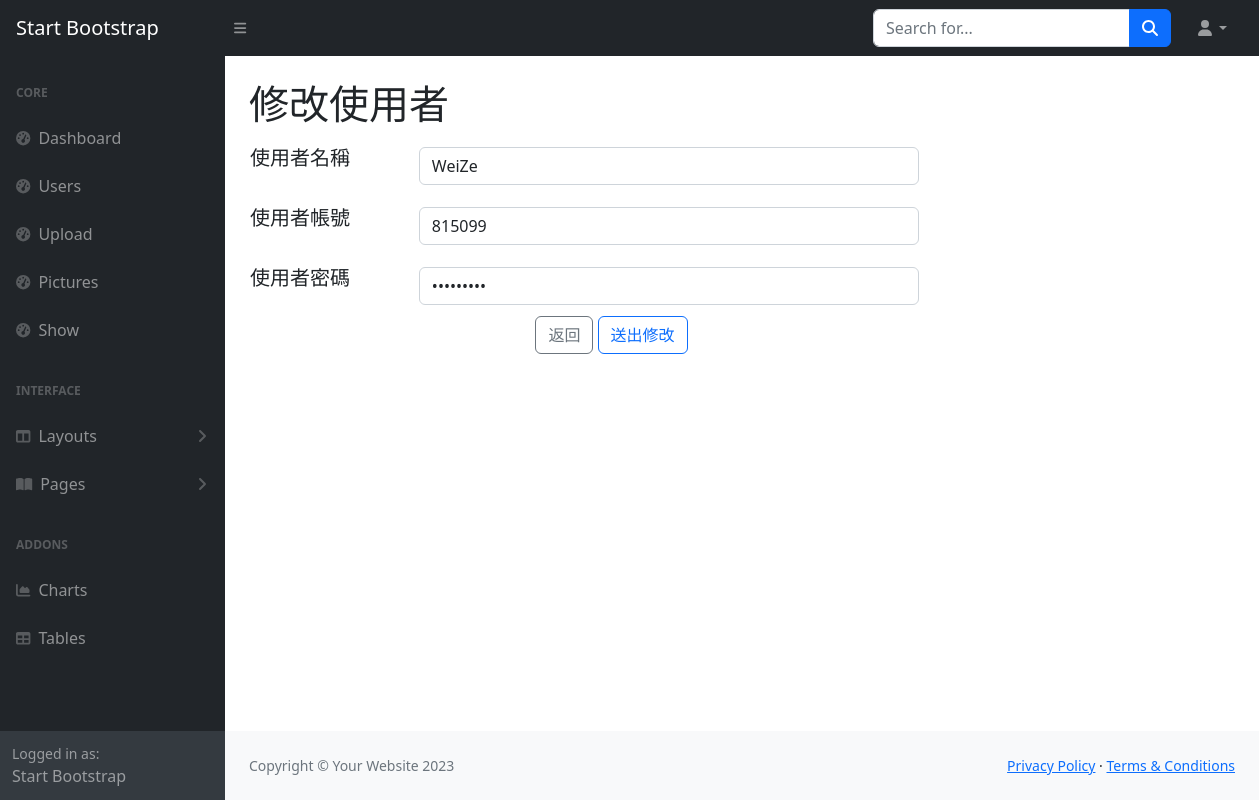
Page /edit/46 on the earlier database version.
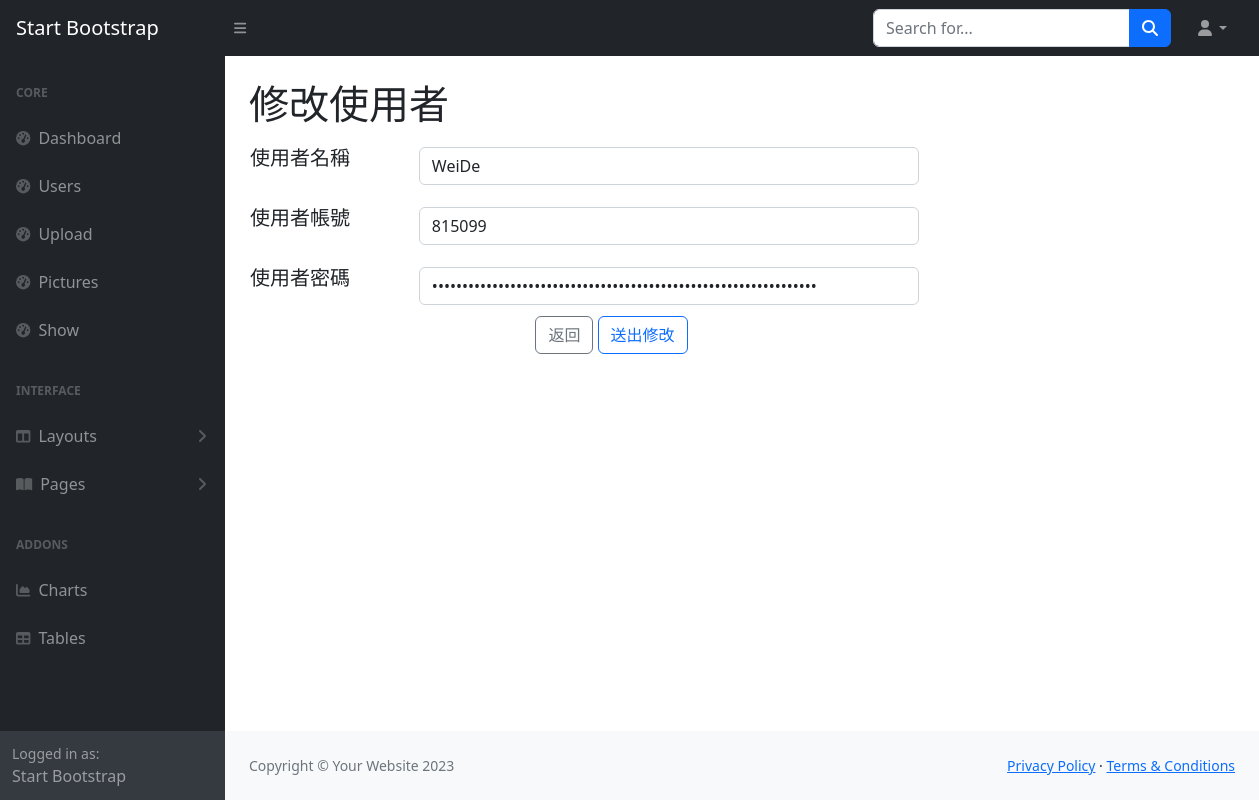
Same page on the later database version.
### tables this page shows
CREATE TABLE Users (id INTEGER PRIMARY KEY AUTOINCREMENT, name nvarchar (20), account nvarchar (40), password nvarchar (40));

### app.py (the view)
@app.route("/edit/<int:id>",methods=['GET','POST'])
def edit(id):
    if request.method == 'POST':
        name = request.form.get('username')
        account = request.form.get('account')
        password = request.form.get('password')
        password = sha256(password)
        with get_db() as cur:
            cur.row_factory = sql.Row
            cur = cur.cursor()
            cur.execute(f'UPDATE Users SET name="{ name }", account="{account}", password="{password}" WHERE id = "{id}";')
            data = cur.fetchone()
            cur.close()
        flash('修改成功')
        return redirect(url_for('users'))
    else:
        with get_db() as cur:
            cur.row_factory = sql.Row
            cur = cur.cursor()
            cur.execute(f'select * from Users where id = {id}')
            data = cur.fetchone()
            cur.close()
            return render_template("edit.html",data = data)

### app.py (called while the page is built)
def get_db():
    db = getattr(g, '_database', None)
    if db is None:
        db = g._database = sql.connect(DATABASE)
    return db

@app.teardown_appcontext
def close_connection(exception):
    db = getattr(g, '_database', None)
    if db is not None:
        db.close()

### templates/edit.html
{% extends "layout/back.html" %}
{% block main %}
    <h1 class="mt-4">修改使用者</h1>
    <form action="/edit/{{data.id}}" method="post" onsubmit="return CheckSubmit();">
    <table style="width: 1000px;">
        <tr style="height: 60px;">
            <td>
                <h5><label class="form-label" for="username">使用者名稱</label></h5>
            </td>
            <td>
                <input id="username" class="form-control" name="username" style="width: 500px" value="{{data.name}}"/>
            </td>
        </tr>
        <tr style="height: 60px;">
            <td>
                <h5><label class="form-label" for="account">使用者帳號</label></h5>
            </td>
            <td>
                <input id="account" class="form-control" name="account" style="width: 500px" value="{{data.account}}"/>
            </td>
        </tr>
        <tr style="height: 60px;">
            <td>
                <h5><label class="form-label" for="password">使用者密碼</label></h5>
            </td>
            <td>
                <input id="password" class="form-control" name="password" type="password" style="width: 500px" value="{{data.password}}"/>
            </td>
        </tr>
    </table>
    <div style="width: 725px;" align="center">
        <a type="button" class="btn btn-outline-secondary" href="/users">返回</a>
        <button type="submit" class="btn btn-outline-primary">送出修改</button>
    </div>
    </form>
{% endblock main %}

Differences in the rows shown:
changed Users: username "WeiZe" → "WeiDe"
